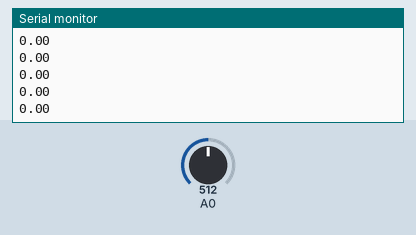
Recording of a sketch running on a simulated Arduino Uno, built with avr-gcc and run on an emulated ATmega328P. On the bench: the last lines printed to the serial monitor. The inputs (shaded band) are chosen by the test bench; at power-on: A0 = 512.

Above: at 1.2 s.
1.3 s: A0 set to 716
At 2.1 s:
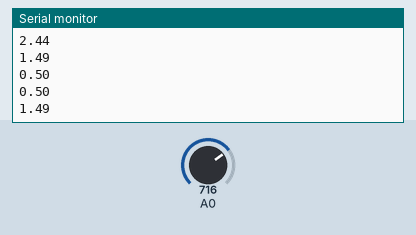
2.8 s: A0 set to 900
At 3.5 s:
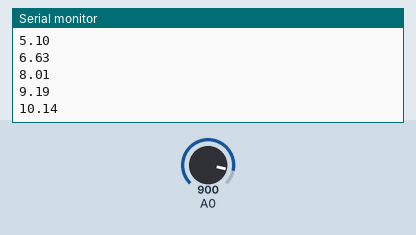
Timing chart, 0 to 3.8 s (numbered marks = the images above; inputs shaded):
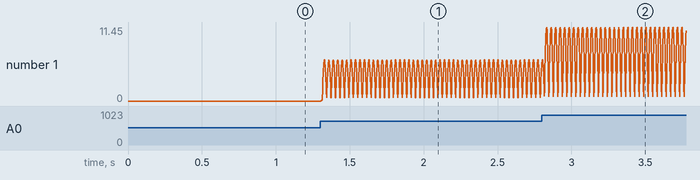

The sketch:

goertzel.ino
```cpp
/****** FILTER ******/
#define FILTER_LEN  20

double sensorValue;
double filter_buf[FILTER_LEN];

// 100 Hz
const double coefs [FILTER_LEN] = {
  -0.000370650405764,
   0.002994542610923,
   0.007160485655445,
   0.003631939576628,
  -0.016763863367532,
  -0.040164611082293,
  -0.024537039674789,
   0.063356947992872,
   0.199860056559447,
   0.304832192135062,
   0.304832192135062,
   0.199860056559447,
   0.063356947992872,
  -0.024537039674789,
  -0.040164611082293,
  -0.016763863367532,
   0.003631939576628,
   0.007160485655445,
   0.002994542610923,
  -0.000370650405764,
};

// 120 Hz
/*
const double coefs [FILTER_LEN] = {
  -0.002601570333142,
  -0.002361002964589,
   0.003888246457929,
   0.013997018307700,
   0.005671048820476,
  -0.033447515786797,
  -0.055772655206160,
   0.019548872679643,
   0.196840104536296,
   0.354237453488643,
   0.354237453488643,
   0.196840104536296,
   0.019548872679643,
  -0.055772655206160,
  -0.033447515786797,
   0.005671048820476,
   0.013997018307700,
   0.003888246457929,
  -0.002361002964589,
  -0.002601570333142,
};*/

/*
// 150 Hz
const double coefs [FILTER_LEN] = {
   0.002666823902708,
   0.000068099611685,
  -0.007450082876557,
  -0.002772578622813,
   0.023637748562748,
   0.015082103104625,
  -0.058649571323277,
  -0.057406613113769,
   0.159193872973760,
   0.425630197780891,
   0.425630197780891,
   0.159193872973760,
  -0.057406613113769,
  -0.058649571323277,
   0.015082103104625,
   0.023637748562748,
  -0.002772578622813,
  -0.007450082876557,
   0.000068099611685,
   0.002666823902708,
};*/

double filter(double new_val)
{

  // se despazan los valores en 1
  int i;
  for (i = FILTER_LEN - 1; i > 0; i--)
  {
    filter_buf[i] = filter_buf[i-1];
  }

  // se asigna el nuevo valor
  filter_buf[0] = new_val;

  //se calcula el valor de salida
  double ret = 0;
  for (i = 0; i < FILTER_LEN; i++)
  {
    ret += coefs[i] * filter_buf[i];
  }

  return ret;
}

/*** goertzel ***/
const double c1 = 0.9510565162951535;
const double c2 = 0.3090169943749474;
double s0, s1, s2;


double goertzel(double new_val)
{
  // se desplazan los valores
  s2 = s1;
  s1 = s0;

  // se calcula el nuevo valor de s0
  s0 = new_val + 2*c1*s1 - s2;

  // se calcula el valor de salida
  double real, imag;
  real = s0 - c1*s1;
  imag = c2*s1;
  return sqrt(real*real + imag*imag);
}


// the setup routine runs once when you press reset:
void setup() {
  Serial.begin(115200);
}

// the loop routine runs over and over again forever:
void loop() {
  // read the input on analog pin 0:
  sensorValue = analogRead(A0);
  sensorValue = sensorValue/1024*5 - 2.5;
  sensorValue = filter(sensorValue);
  sensorValue = goertzel(sensorValue);

  // print out the value you read:
  Serial.println(sensorValue);
  delayMicroseconds(500);        // delay in between reads for stability
}
```

Measured:
- after the input at 1.3 s, the serial monitor: prints a new line at once (image 1)
- after the input at 2.8 s, the serial monitor: prints a new line at once (image 2)
- plotted number 1: 0 → 5.88 after the input at 1.3 s, 5.88 → 10.14 after the input at 2.8 s
